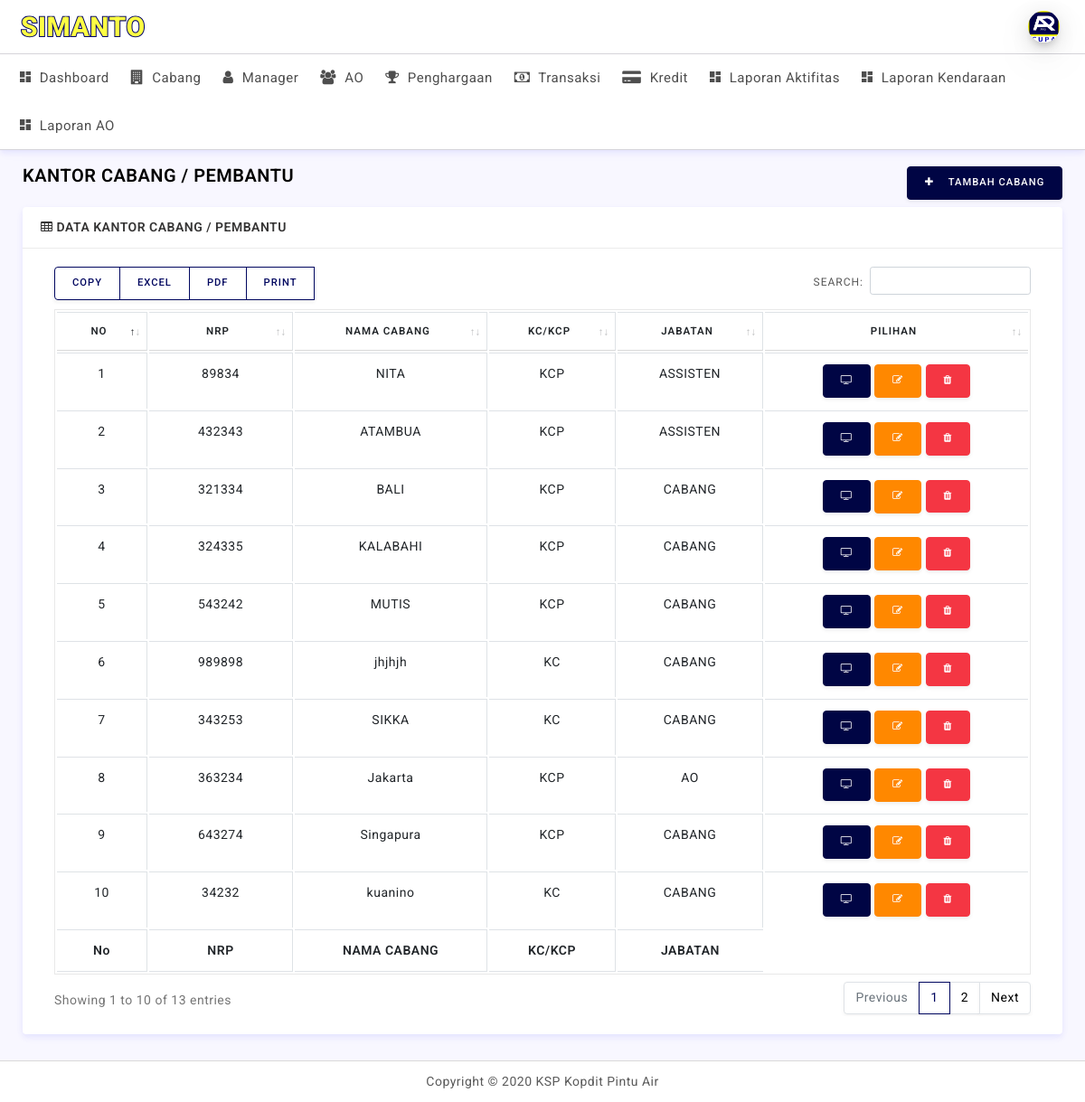
Page /public/cabang on the committed database.
### tables this page shows
CREATE TABLE `cabang` (
  `id` int(11) NOT NULL,
  `nrp` int(11) NOT NULL,
  `nama_cab` varchar(120) NOT NULL,
  `status` varchar(30) DEFAULT NULL,
  `jabatan_cab` varchar(50) NOT NULL
);

### app/core/Controller.php (called while the page is built, shortened)
<?php
class Controller{
    public function view($view,$data = []){
        require_once '../app/views/' . $view . '.php';
    }
    public function model($model){
        return new $model;
    }
}

### app/controllers/Cabang.php (called while the page is built, shortened)
<?php
class Cabang extends Controller{
    public function index()
    {
        $data['title'] = 'CABANG PINTAR';
        $data['cbg'] = $this->model('Cabang_model')->getAllCabang();
        $this->view('templates/header',$data);
        $this->view('templates/topbar',$data);
        $this->view('templates/menus');
        $this->view('cabang/index',$data);
        $this->view('templates/footer');
    }
}

### app/core/App.php (called while the page is built, shortened)
<?php
class App{
    protected $method = 'index';
    protected $params = [];
    public function __construct(){
        $this->controller = new $this->controller;
        call_user_func_array([$this->controller,$this->method], $this->params);
    }
}

### public/index.php (called while the page is built, shortened)
<?php
$app = new App;

### app/core/Database.php (called while the page is built, shortened)
<?php
class Database{
        private $db_host = DB_HOST;
        private $db_user = DB_USER;
        private $db_pass = DB_PASS;
        private $db_name = DB_NAME;
        private $dbh;
        private $stmt;
        public function __construct()
        {
            $dsn = 'mysql:host='. $this->db_host .';dbname='. $this->db_name .'';
            $option = [
                PDO::ATTR_PERSISTENT => true,
                PDO::ATTR_ERRMODE => PDO::ERRMODE_EXCEPTION
            ];
            try {
                $this->dbh = new PDO($dsn, $this->db_user , $this->db_pass, $option);
            } catch (PDOException $e) {
                die($e->getMessage());
            }
        }
        public function query($query)
        {
            $this->stmt = $this->dbh->prepare($query);
        }
        public function execute()
        {
            $this->stmt->execute();
        }
        public function resultSet()
        {
            $this->execute();
            return $this->stmt->fetchAll(PDO::FETCH_ASSOC);
        }
}

### app/models/Cabang_model.php (called while the page is built, shortened)
<?php
class Cabang_model {
    private $table = 'cabang';
    private $db;
    public function __construct(){
        $this->db = new Database;
    }
    public function getAllCabang(){
        $this->db->query('SELECT * FROM '.$this->table);
        return $this->db->resultSet();
    }
}

### app/views/cabang/index.php (the view, shortened to what this page needs)
<div class="content-wrapper">
  <div class="container-fluid">
   <div class="row pt-2 pb-2">
      <div class="col-sm-9">
    <h4 class="page-title">KANTOR CABANG / PEMBANTU</h4>
      </div>
      <div class="col-sm-3 text-right">
      <button type="button" class="btnadd align-right btn btn-primary waves-effect waves-light tampilModalTambahCabang" data-toggle="modal" data-target="#DataModels"><i class="fa fa-plus mr-3"></i>Tambah Cabang</button>
      </div>
   </div>
    <div class="row">
      <div class="col-lg-12">
        <div class="card">
          <div class="card-header"><i class="fa fa-table"></i> DATA KANTOR CABANG / PEMBANTU</div>
          <div class="card-body">
            <div class="table-responsive">
            <table id="example" class="text-center table table-bordered">
              <thead>
                  <tr>
                      <th>No</th>
                      <th>NRP</th>
                      <th>NAMA CABANG</th>
                      <th>KC/KCP</th>
                      <th>JABATAN</th>
                      <th>PILIHAN</th>
                  </tr>
              </thead>
              <tbody>
              <?php $i=1;?>
              <?php foreach($data['cbg'] as $cbg):?>
                  <tr>
                      <td><?= $i;?></td>
                      <td><?= $cbg['nrp'];?></td>
                      <td><?= $cbg['nama_cab'];?></td>
                      <td><?= $cbg['status'];?></td>
                      <td><?= $cbg['jabatan_cab'];?></td>
                      <td>
                      <a href="<?=BASEURL;?>cabang/detail/<?=$cbg['id'];?>" class="btn btn-primary text-white"><i class="fa fa-television"></i></a>
                      <button type="button" class="btnedit align-right btn btn-warning waves-effect waves-light tampilModalEditCabang" data-toggle="modal" data-target="#DataModels" data-id="<?=$cbg['id'];?>"><i class="fa fa-edit"></i></button>
                      <a onclick="return confirm('Yakin Ingin Menghapus?')" href="<?=BASEURL;?>cabang/hapus/<?=$cbg['id'];?>" class="btn btn-danger"><i class="fa fa-trash"></i></a>
                      </td>
                  </tr>
                <?php $i++;?>
                <?php endforeach;?>
              </tbody>
              <tfoot>
                  <tr>
                      <th>No</th>
                      <th>NRP</th>
                      <th>NAMA CABANG</th>
                      <th>KC/KCP</th>
                      <th>JABATAN</th>
                  </tr>
              </tfoot>
          </table>
          </div>
          </div>
        </div>
      </div>
    </div>
  </div>
  </div>

### app/views/templates/header.php (shortened to what this page needs)
<!DOCTYPE html>
<html lang="en">
<head>
  <link href="<?=BASEURL?>assets/plugins/simplebar/css/simplebar.css" rel="stylesheet"/>
  <link href="<?=BASEURL?>assets/css/bootstrap.min.css" rel="stylesheet"/>
  <link href="<?=BASEURL?>assets/plugins/bootstrap-datatable/css/dataTables.bootstrap4.min.css" rel="stylesheet" type="text/css">
  <link href="<?=BASEURL?>assets/plugins/bootstrap-datatable/css/buttons.bootstrap4.min.css" rel="stylesheet" type="text/css">
  <link href="<?=BASEURL?>assets/css/animate.css" rel="stylesheet" type="text/css"/>
  <link href="<?=BASEURL?>assets/css/icons.css" rel="stylesheet" type="text/css"/>
  <link href="<?=BASEURL?>assets/css/horizontal-menu.css" rel="stylesheet"/>
  <link href="<?=BASEURL?>assets/plugins/vertical-timeline/css/vertical-timeline.css" rel="stylesheet"/>
  <link href="<?=BASEURL?>assets/css/app-style.css" rel="stylesheet"/>
  <link rel="stylesheet" href="<?=BASEURL?>assets/plugins/apexcharts/apexcharts.css">
</head>
<body>
 <div id="wrapper">

### app/views/templates/topbar.php (shortened to what this page needs)
 <header class="topbar-nav">
 <nav class="navbar navbar-expand">
  <ul class="navbar-nav mr-auto align-items-center">
    <li class="nav-item">
      <a class="nav-link" href="javascript:void();">
        <div class="media align-items-center">
          <div class="media-body anwater">
            <h5 class="logo-text">SIMANTO</h5>
            <h5 class="logo-text">SIMANTO</h5>
          </div>
        </div>
     </a>
    </li>
  </ul>
  <ul class="navbar-nav align-items-center right-nav-link">
    <li class="nav-item">
      <a class="nav-link dropdown-toggle dropdown-toggle-nocaret" data-toggle="dropdown" href="#">
        <span class="user-profile"><img src="<?=BASEURL;?>assets/images/pintuair.jpg" class="img-circle" alt="user avatar"></span>
      </a>
    </li>
  </ul>
</nav>
</header>

### app/views/templates/menus.php (shortened to what this page needs)
<nav>
        <ul id="respMenu" class="horizontal-menu">
			<li class="menunav">
                <a href="<?=BASEURL;?>" class="active">
                    <i class="zmdi zmdi-view-dashboard" aria-hidden="true"></i>
                    <span class="title">Dashboard</span>
                </a>
            </li>
            <li class="menunav">
                <a href="<?=BASEURL;?>cabang" class="">
                    <i class="fa fa-building" aria-hidden="true"></i>
                    <span class="title">Cabang</span>
                </a>
            </li>
            <li class="menunav">
                <a href="<?=BASEURL;?>manager" class="">
                    <i class="fa fa-user" aria-hidden="true"></i>
                    <span class="title">Manager</span>
                </a>
            </li>
            <li class="menunav">
                <a href="<?=BASEURL;?>anggota" class="">
                    <i class="fa fa-users" aria-hidden="true"></i>
                    <span class="title">AO</span>
                </a>
            </li>
            <li class="menunav">
                <a href="<?=BASEURL;?>penghargaan" class="">
                    <i class="fa fa-trophy" aria-hidden="true"></i>
                    <span class="title">Penghargaan</span>
                </a>
            </li>
            <li class="menunav">
                <a href="<?=BASEURL;?>transaksi" class="">
                    <i class="fa fa-money" aria-hidden="true"></i>
                    <span class="title">Transaksi</span>
                </a>
            </li>
            <li class="menunav">
                <a href="<?=BASEURL;?>kredit" class="">
                    <i class="fa fa-credit-card-alt" aria-hidden="true"></i>
                    <span class="title">Kredit</span>
                </a>
            </li>
            <li class="menunav">
                <a href="javascript:;" class="">
                    <i class="zmdi zmdi-view-dashboard" aria-hidden="true"></i>
                    <span class="title">Laporan Aktifitas</span>
                </a>
            </li>
            <li class="menunav">
                <a href="javascript:;" class="">
                    <i class="zmdi zmdi-view-dashboard" aria-hidden="true"></i>
                    <span class="title">Laporan Kendaraan</span>
                </a>
            </li>
            <li class="menunav">
                <a href="javascript:;" class="">
                    <i class="zmdi zmdi-view-dashboard" aria-hidden="true"></i>
                    <span class="title">Laporan AO</span>
                </a>
            </li>
        </ul>
    </nav>

### app/views/templates/footer.php (shortened to what this page needs)
	<footer class="footer">
      <div class="container">
        <div class="text-center">
          Copyright © <?= date('Y');?> KSP Kopdit Pintu Air
        </div>
      </div>
    </footer>
  </div>
</body>
</html>

### public/assets/css/horizontal-menu.css (style rules this page uses)
.horizontal-menu { list-style: none; margin: 0; padding: 0 10px; background: #fff; float:left; width:100%; position: relative; z-index: 10; font-family: 'Mukta', sans-serif; font-family: 'Roboto', sans-serif; border-bottom: 1px solid #d5d4da; -webkit-box-shadow: 0 5px 15px rgba(57, 98, 254, 0.02), 0 3px 6px rgba(117, 108, 254, 0.12); box-shadow: 0 5px 15px rgba(57, 98, 254, 0.02), 0 3px 6px rgba(117, 108, 254, 0.12); }
.horizontal-menu li { list-style: none; }
.horizontal-menu > li { display: block; margin: 0; padding: 0; border: 0px; float: left; }
.horizontal-menu > li > a { display: block; position: relative; margin: 0; border: 0px; padding: 15px 12px 15px 12px; text-decoration: none; font-size: 15px; font-weight: 400; color: #4e4e4e; }
.horizontal-menu > li > a i { font-size: 16px; text-shadow: none; padding-right: 5px; }

### rows in the picture
cabang: nrp "89834", nama_cab "NITA", status "KCP", jabatan_cab "ASSISTEN"
cabang: nrp "432343", nama_cab "ATAMBUA", status "KCP", jabatan_cab "ASSISTEN"
cabang: nrp "321334", nama_cab "BALI", status "KCP", jabatan_cab "CABANG"
cabang: nrp "324335", nama_cab "KALABAHI", status "KCP", jabatan_cab "CABANG"
cabang: nrp "543242", nama_cab "MUTIS", status "KCP", jabatan_cab "CABANG"
cabang: nrp "989898", nama_cab "jhjhjh", status "KC", jabatan_cab "CABANG"
cabang: nrp "343253", nama_cab "SIKKA", status "KC", jabatan_cab "CABANG"
cabang: nrp "363234", nama_cab "Jakarta", status "KCP", jabatan_cab "AO"
cabang: nrp "643274", nama_cab "Singapura", status "KCP", jabatan_cab "CABANG"
cabang: nrp "34232", nama_cab "kuanino", status "KC", jabatan_cab "CABANG"
